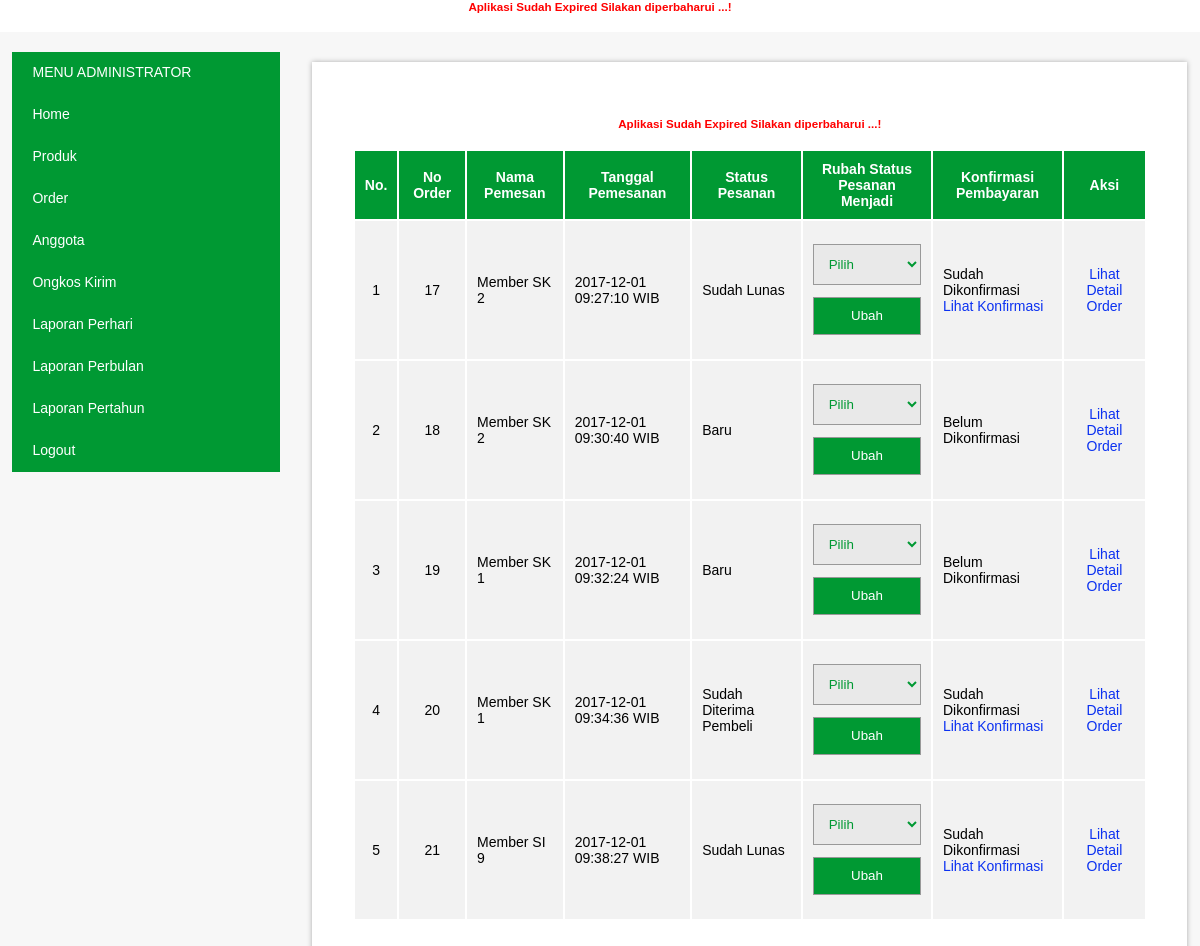
The page /admin/index.php?p=order (signed in) on the database its author committed.
### tables this page shows
CREATE TABLE IF NOT EXISTS `anggota` (
  `idanggota` int(11) NOT NULL AUTO_INCREMENT,
  `username` varchar(50) NOT NULL,
  `password` varchar(20) NOT NULL,
  `namalengkap` varchar(50) NOT NULL,
  `jk` char(1) NOT NULL,
  `tgllahir` date NOT NULL DEFAULT '0000-00-00',
  `alamat` text NOT NULL,
  `nohp` varchar(15) NOT NULL,
  `tgldaftar` datetime NOT NULL DEFAULT '0000-00-00 00:00:00',
  PRIMARY KEY (`idanggota`)
);

CREATE TABLE IF NOT EXISTS `orders` (
  `idorder` int(11) NOT NULL AUTO_INCREMENT,
  `idanggota` int(11) NOT NULL,
  `alamatkirim` text NOT NULL,
  `total` double NOT NULL,
  `tglorder` datetime NOT NULL DEFAULT '0000-00-00 00:00:00',
  `statusorder` varchar(40) NOT NULL,
  PRIMARY KEY (`idorder`)
);

### admin/order.php (the view, shortened to what this page needs)
<div id="formadd">
<fieldset>
<?php
	include "koneksi.php";
	$sqlo = mysql_query("select distinct(idorder) from orderdetail");
	echo "<table border='0'>";
	echo "<tr>";
		echo "<th>No.</th>";
		echo "<th>No Order</th>";
		echo "<th>Nama Pemesan</th>";
		echo "<th>Tanggal Pemesanan</th>";
		echo "<th>Status Pesanan</th>";
		echo "<th>Rubah Status Pesanan Menjadi</th>";
		echo "<th>Konfirmasi Pembayaran</th>";
		echo "<th>Aksi</th>";
	echo "</tr>";
	$no = 1;
	while($ro = mysql_fetch_array($sqlo)){
		$sqlod = mysql_query("select * from orders where idorder='$ro[idorder]'");
		$rod = mysql_fetch_array($sqlod);
		$sqla = mysql_query("select * from anggota where idanggota='$rod[idanggota]'");
		$ra = mysql_fetch_array($sqla);
		$sqlbyr = mysql_query("select * from konfirmasibayar where idorder='$ro[idorder]'");
		$rbyr = mysql_fetch_array($sqlbyr);
		if($rbyr["idorder"]==$ro["idorder"]){
			$buktibyr = "Sudah Dikonfirmasi<br>
			<a href='?p=konfirmasiview&ido=$ro[idorder]'>Lihat Konfirmasi</a>";
		}else{
			$buktibyr = "Belum Dikonfirmasi";
		}
		echo "<tr>";
			echo "<td align='center'>$no</td>";
			echo "<td align='center'>$ro[idorder]</td>";
			echo "<td>$ra[namalengkap]</td>";
			echo "<td>$rod[tglorder] WIB</td>";
			echo "<td>$rod[statusorder]</td>";
			echo "<td align='center'>
			<form method='post' action='?p=orderdetailstatus' enctype='multipart/form-data'>
			<input type='hidden' name='idorder' value='$ro[idorder]'>
			<select name='statusorder'>
			<option value='$rod[statusorder]'>Pilih</option>
			<option value='Baru'>Baru</option>
			<option value='Sudah Lunas'>Sudah Lunas</option>
			<option value='Dalam Pengemasan'>Dalam Pengemasan</option>
			<option value='Dalam Pengiriman'>Dalam Pengiriman</option>
			<option value='Sudah Diterima Pembeli'>Sudah Diterima Pembeli</option>
			</select><br>
			<input type='submit' value='Ubah'></td>
			</form>
			</td>";
			echo "<td>$buktibyr</td>";
			echo "<td align='center'><a href='?p=orderdetail&ido=$ro[idorder]'>Lihat Detail Order</a></td>";
		echo "</tr>";
		$no++;
	}
	echo "</table>";
?>
</fieldset>
</div>

### admin/koneksi.php (shortened to what this page needs)
<?php
	$tgl_skr=date('Y-m-d');
	if($tgl_skr>="2019-05-10"){
	echo"<div class='container-fluid'><h5 style='color:red;' align='center'>Aplikasi Sudah Expired Silakan diperbaharui ...!</h5></div>";
	}
?>

### admin/index.php (shortened to what this page needs)
<?php
	include "koneksi.php";
?>
<link rel="stylesheet" type="text/css" href="style.css">
<?php
if(!empty($_SESSION["useradm"]) && !empty($_SESSION["passadm"])){
?>
<div class="container1">
  <div class="grid">
    <div class="dh3">
	  <ul id="menu">
		<li><a href="">MENU ADMINISTRATOR</a></li>
		<li><a href="<?php echo "?p=beranda"; ?>">Home</a></li>
		<li><a href="<?php echo "?p=produkview"; ?>">Produk</a></li>
		<li><a href="<?php echo "?p=order"; ?>">Order</a></li>
		<li><a href="<?php echo "?p=anggotaview"; ?>">Anggota</a></li>
		<li><a href="<?php echo "?p=kotaview"; ?>">Ongkos Kirim</a></li>
		<li><a href="<?php echo "?p=laporan_hari"; ?>">Laporan Perhari</a></li>
		<li><a href="<?php echo "?p=laporan_bulan"; ?>">Laporan Perbulan</a></li>
		<li><a href="<?php echo "?p=laporan_tahun"; ?>">Laporan Pertahun</a></li>
		<li><a href="<?php echo "?p=logout"; ?>">Logout</a></li>
	  </ul>
	</div>
	<div class="dh9">
	  <div id="isiadmin">
<?php
	if($_GET["p"] == "logout"){
		include "logout.php";
	}else if($_GET["p"] == "kotaview"){
		include "kotaview.php";
	}else if($_GET["p"] == "kotaadd"){
		include "kotaadd.php";
	}else if($_GET["p"] == "kotaedit"){
		include "kotaedit.php";
	}else if($_GET["p"] == "kotadel"){
		include "kotadel.php";
	}else if($_GET["p"] == "produkview"){
		include "produkview.php";
	}else if($_GET["p"] == "produkadd"){
		include "produkadd.php";
	}else if($_GET["p"] == "produkedit"){
		include "produkedit.php";
	}else if($_GET["p"] == "produkdel"){
		include "produkdel.php";
	}else if($_GET["p"] == "order"){
		include "order.php";
	}else if($_GET["p"] == "orderdetail"){
		include "orderdetail.php";
	}else if($_GET["p"] == "orderdetailstatus"){
		include "orderdetailstatus.php";
	}else if($_GET["p"] == "anggotaview"){
		include "anggotaview.php";
	}else if($_GET["p"] == "konfirmasiview"){
		include "konfirmasiview.php";
	}else if($_GET["p"] == "laporan_hari"){
		include "laporan_perhari.php";
	}else if($_GET["p"] == "laporan_bulan"){
		include "laporan_perbulan.php";
	}else if($_GET["p"] == "laporan_tahun"){
		include "laporan_pertahun.php";
	}else{
		include "home.php";
	}
?>
 	  </div>
	</div>
  </div>
</div>
<?php
}else{
	include "login.php";
}
?>

### admin/style.css (style rules this page uses)
.container1 { background-color:#F7F7F7; }
.grid { width:100%; padding-top:20px; padding-bottom:20px; overflow:hidden; }
.dh3 { width:22.91%; }
.dh9 { width:72.91%; }
.dh1, .dh2, .dh3, .dh4, .dh5, .dh6, .dh7, .dh8, .dh9, .dh10, .dh11, .dh12 { float:left; display:inline; margin:0 1.04%; }
#isiadmin { max-width:100%; margin:10px auto; position:relative; display:block; padding:20px; background-color:#FFFFFF; box-shadow:0 0 5px #aaa; }
fieldset { margin:10px; border:none; }
input[type="text"], input[type="password"], input[type="file"], select, textarea { width:100%; padding:0.8em; margin-top:1em; border:1px solid #999999; background-color:#E9E9E9; font-family:"Arial"; color:#009933; }
option { padding:10px; }
input[type="submit"] { width:100%; margin-top:0.9em; color:#FFFFFF; background-color:#009933; padding:0.8em; text-align:center; cursor:pointer; border:1px solid #999999; font-family:"Arial"; }
ul#menu { margin:0px; padding:0px; list-style-type:none; width:100%; height:auto; font-size:14px; background-color:#333333; }
ul#menu li { margin:0px; padding:0px; width:100%; }
ul#menu li a { float:left; color:#FFFFFF; text-decoration:none; padding:12px 0px 0px 20px; height:30px; background-color:#009933; width:90%; }
table { width:100%; }
th { text-align:center; padding:10px; background-color:#009933; color:#FFFFFF; font-family:Arial; font-size:14px; }
td { padding:10px; background-color:#F2F2F2; font-size:14px; }
a { color:#0B31F1; text-decoration:none; }

### rows shown on the page
anggota: namalengkap "Member SK 2"
orders: tglorder "2017-12-01 09:27:10", statusorder "Sudah Lunas"
orders: tglorder "2017-12-01 09:30:40", statusorder "Baru"
anggota: namalengkap "Member SK 1"
orders: tglorder "2017-12-01 09:32:24", statusorder "Baru"
orders: tglorder "2017-12-01 09:34:36", statusorder "Sudah Diterima Pembeli"
anggota: namalengkap "Member SI 9"
orders: tglorder "2017-12-01 09:38:27", statusorder "Sudah Lunas"

### other values the page prints
$ro[idorder] "17"
$ro[idorder] "18"
$buktibyr "Belum Dikonfirmasi"
$ro[idorder] "19"
$ro[idorder] "20"
$ro[idorder] "21"
